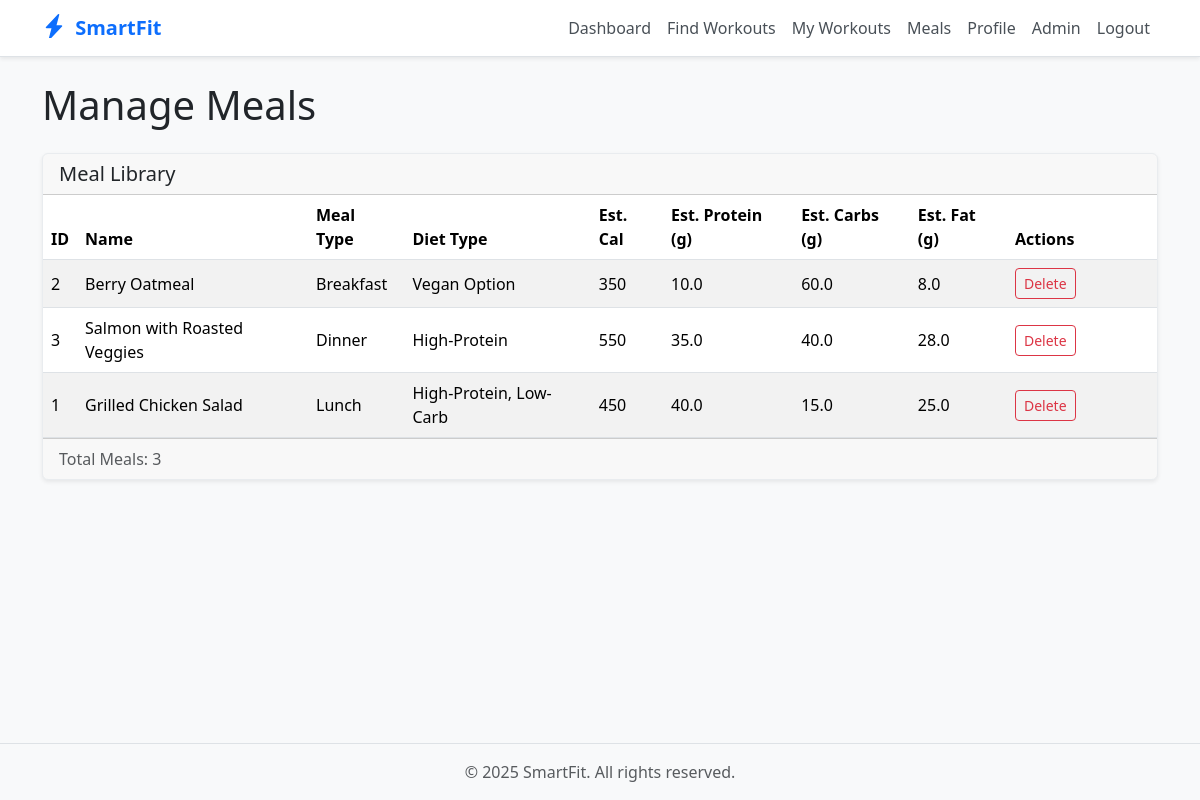
/admin/meals (signed in), run on the app's committed database.
### app.py (models this page shows, shortened)
class Meal(db.Model):
    id = db.Column(db.Integer, primary_key=True)
    name = db.Column(db.String(100), nullable=False)
    description = db.Column(db.Text, nullable=True)
    meal_type = db.Column(db.String(50), nullable=True) # Breakfast, Lunch, Dinner, Snack
    diet_type = db.Column(db.String(100), nullable=True) # e.g., Vegan, Keto
    calories_est = db.Column(db.Integer, nullable=True) # Estimated calories
    protein_est = db.Column(db.Float, nullable=True)
    carbs_est = db.Column(db.Float, nullable=True)
    fat_est = db.Column(db.Float, nullable=True)
    fiber_est = db.Column(db.Float, nullable=True)
    sugar_est = db.Column(db.Float, nullable=True)
    recipe_link = db.Column(db.String(255), nullable=True) # Link to full recipe

### app.py (the view)
@app.route('/admin/meals')
@login_required
@admin_required
def admin_meals():
    all_meals = Meal.query.order_by(Meal.meal_type, Meal.name).all()
    current_year = datetime.utcnow().year
    return render_template('admin_meals.html', title='Manage Meals', meals=all_meals, current_year=current_year)

### app.py (called while the page is built)
@login_manager.user_loader
def load_user(user_id):
    return db.session.get(User, int(user_id))

def admin_required(f):
    @wraps(f)
    def decorated_function(*args, **kwargs):
        if not current_user.is_authenticated or current_user.role != 'admin':
            flash('You do not have permission to access this page.', 'danger')
            return redirect(url_for('index'))
        return f(*args, **kwargs)
    return decorated_function

### templates/admin_meals.html
{% extends "base.html" %}
{% block content %}
<div class="d-flex justify-content-between align-items-center mb-4">
    <h1 class="display-6 mb-0">Manage Meals</h1>
</div>
<div class="card shadow-sm">
    <div class="card-header">
        <h2 class="h5 mb-0">Meal Library</h2>
    </div>
    <div class="card-body p-0">
        {% if meals %}
        <div class="table-responsive">
            <table class="table table-striped table-hover mb-0 align-middle">
                <thead>
                    <tr>
                        <th scope="col">ID</th>
                        <th scope="col">Name</th>
                        <th scope="col">Meal Type</th>
                        <th scope="col">Diet Type</th>
                        <th scope="col">Est. Cal</th>
                        <th scope="col">Est. Protein (g)</th>
                        <th scope="col">Est. Carbs (g)</th>
                        <th scope="col">Est. Fat (g)</th>
                        <th scope="col" style="min-width: 150px;">Actions</th>
                    </tr>
                </thead>
                <tbody>
                    {% for meal in meals %}
                    <tr>
                        <td>{{ meal.id }}</td>
                        <td>{{ meal.name }}</td>
                        <td>{{ meal.meal_type or 'N/A' }}</td>
                        <td>{{ meal.diet_type or 'N/A' }}</td>
                        <td>{{ meal.calories_est or 'N/A' }}</td>
                        <td>{{ meal.protein_est|round(1) if meal.protein_est is not none else 'N/A' }}</td>
                        <td>{{ meal.carbs_est|round(1) if meal.carbs_est is not none else 'N/A' }}</td>
                        <td>{{ meal.fat_est|round(1) if meal.fat_est is not none else 'N/A' }}</td>
                        <td>
                            <form action="{{ url_for('delete_meal', meal_id=meal.id) }}" method="POST" class="d-inline" onsubmit="return confirm('Are you sure you want to delete meal \'{{ meal.name }}\'?');">
                                <button type="submit" class="btn btn-sm btn-outline-danger">Delete</button>
                            </form>
                        </td>
                    </tr>
                    {% endfor %}
                </tbody>
            </table>
        </div>
        {% else %}
        <p class="text-muted p-3 mb-0">No meals found in the library.</p>
        {% endif %}
    </div>
    <div class="card-footer text-muted">
        Total Meals: {{ meals|length }}
    </div>
</div>
{% endblock %}

### templates/base.html (style rules this page uses)
:root { --bs-primary: #0d6efd; --bs-primary-rgb: 13, 110, 253; --bs-secondary: #6c757d; --bs-secondary-rgb: 108, 117, 125; --bs-link-color: #0d6efd; --bs-link-hover-color: #0a58ca; }
body { display: flex; flex-direction: column; min-height: 100vh; background-color: #f8f9fa; }
.card { border: 1px solid #e9ecef; }

### data on the page
Meal: id "2", name "Berry Oatmeal", meal_type "Breakfast", diet_type "Vegan Option", calories_est "350", protein_est "10.0", carbs_est "60.0", fat_est "8.0"
Meal: id "3", name "Salmon with Roasted Veggies", meal_type "Dinner", diet_type "High-Protein", calories_est "550", protein_est "35.0", carbs_est "40.0", fat_est "28.0"
Meal: id "1", name "Grilled Chicken Salad", meal_type "Lunch", diet_type "High-Protein, Low-Carb", calories_est "450", protein_est "40.0", carbs_est "15.0", fat_est "25.0"

### other printed values
{{ meals|length }} "3"
